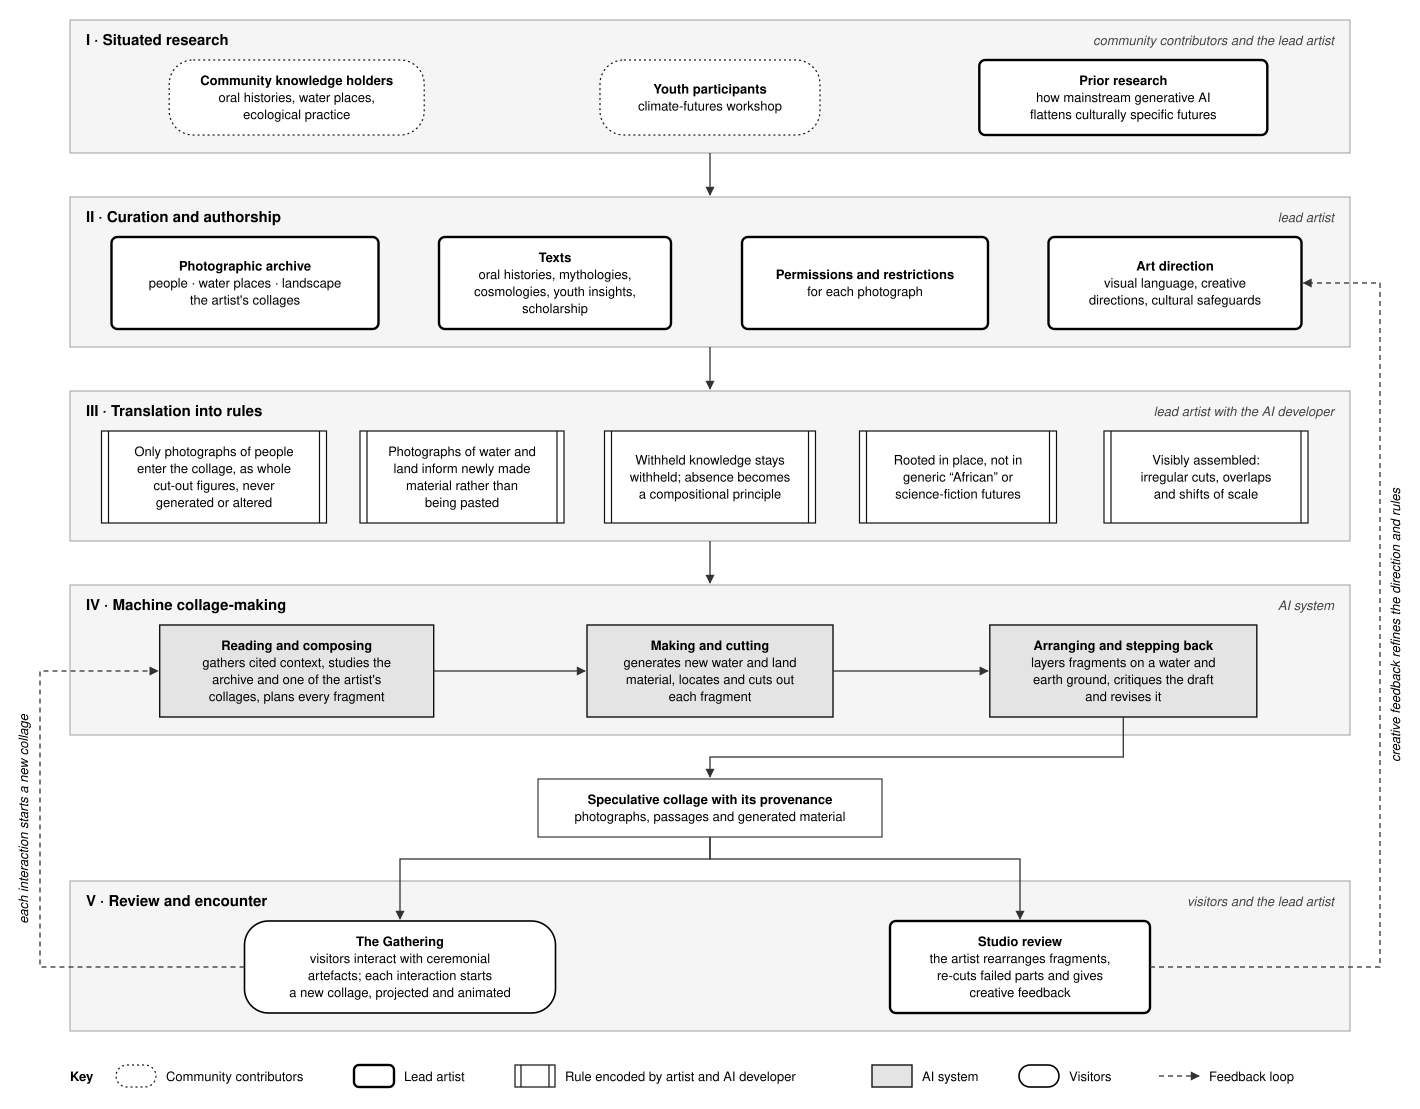

Recreate this plot in Python.
"""Draw Figure 3 (artistic process with the AI process) as a hand-laid-out SVG.

Mermaid's automatic layouts reorder the phases around the two feedback loops,
so this figure places every element explicitly. Style matches figures 1 and 2.
Run: python3 diagrams/fig3-artistic-process.py  (writes fig3-artistic-process.svg)
"""
from pathlib import Path

from svgfig import Figure, size

W = 1420
BAND_X, BAND_W = 70, W - 140          # loop lanes run in the side margins
LEFT_LANE, RIGHT_LANE = 40, W - 40

# (style, lines, first line bold)
BANDS = [
    ("I", "Situated research", "community contributors and the lead artist", [
        ("community", ["Community knowledge holders", "oral histories, water places,", "ecological practice"], True),
        ("community", ["Youth participants", "climate-futures workshop"], True),
        ("artist", ["Prior research", "how mainstream generative AI", "flattens culturally specific futures"], True),
    ]),
    ("II", "Curation and authorship", "lead artist", [
        ("artist", ["Photographic archive", "people · water places · landscape", "the artist's collages"], True),
        ("artist", ["Texts", "oral histories, mythologies,", "cosmologies, youth insights,", "scholarship"], True),
        ("artist", ["Permissions and restrictions", "for each photograph"], True),
        ("artist", ["Art direction", "visual language, creative", "directions, cultural safeguards"], True),
    ]),
    ("III", "Translation into rules", "lead artist with the AI developer", [
        ("rule", ["Only photographs of people", "enter the collage, as whole", "cut-out figures, never", "generated or altered"], False),
        ("rule", ["Photographs of water and", "land inform newly made", "material rather than", "being pasted"], False),
        ("rule", ["Withheld knowledge stays", "withheld; absence becomes", "a compositional principle"], False),
        ("rule", ["Rooted in place, not in", "generic “African” or", "science-fiction futures"], False),
        ("rule", ["Visibly assembled:", "irregular cuts, overlaps", "and shifts of scale"], False),
    ]),
    ("IV", "Machine collage-making", "AI system", [
        ("ai", ["Reading and composing", "gathers cited context, studies the", "archive and one of the artist's", "collages, plans every fragment"], True),
        ("ai", ["Making and cutting", "generates new water and land", "material, locates and cuts out", "each fragment"], True),
        ("ai", ["Arranging and stepping back", "layers fragments on a water and", "earth ground, critiques the draft", "and revises it"], True),
    ]),
]
OUTPUT = ("output", ["Speculative collage with its provenance", "photographs, passages and generated material"], True)
REVIEW = ("V", "Review and encounter", "visitors and the lead artist", [
    ("visitor", ["The Gathering", "visitors interact with ceremonial", "artefacts; each interaction starts", "a new collage, projected and animated"], True),
    ("artist", ["Studio review", "the artist rearranges fragments,", "re-cuts failed parts and gives", "creative feedback"], True),
])

fig = Figure(W)
node, path = fig.node, fig.path

def band(numeral, title, actors, items, top, chain=False):
    heights = [size(lines, bold)[1] for _, lines, bold in items]
    row_h = max(heights)
    h = 40 + row_h + 18
    fig.group(BAND_X, top, BAND_W, h, f"{numeral} · {title}", actors)
    slot = (BAND_W - 40) / len(items)
    nodes = [node(style, lines, bold, BAND_X + 20 + (i + 0.5) * slot, top + 40, row_h)
             for i, (style, lines, bold) in enumerate(items)]
    if chain:
        for a, b in zip(nodes, nodes[1:]):
            path([(a["x"] + a["w"], a["cy"]), (b["x"] - 2, b["cy"])])
    return nodes, top + h

GAP = 44
y = 20
rows = []
for i, (numeral, title, actors, items) in enumerate(BANDS):
    if i:
        path([(W / 2, y), (W / 2, y + GAP - 2)])
        y += GAP
    nodes, bottom = band(numeral, title, actors, items, y, chain=numeral == "IV")
    rows.append(nodes)
    y = bottom

# Machine output, then the two kinds of review.
arrange = rows[3][2]
out_top = y + GAP
path([(arrange["cx"], arrange["y"] + arrange["h"]), (arrange["cx"], y + GAP / 2), (W / 2, y + GAP / 2), (W / 2, out_top - 2)])
out = node(*OUTPUT, W / 2, out_top)
y = out_top + out["h"]
review_top = y + GAP
review, review_bottom = band(*REVIEW, review_top)
for target in review:
    path([(W / 2, y), (W / 2, y + GAP / 2), (target["cx"], y + GAP / 2), (target["cx"], target["y"] - 2)])

# Loops: each visitor interaction restarts the making; studio feedback returns to the art direction.
gathering, studio = review
reading, art_direction = rows[3][0], rows[1][3]
path([(gathering["x"], gathering["cy"]), (LEFT_LANE, gathering["cy"]), (LEFT_LANE, reading["cy"]), (reading["x"] - 2, reading["cy"])], dashed=True)
path([(studio["x"] + studio["w"], studio["cy"]), (RIGHT_LANE, studio["cy"]), (RIGHT_LANE, art_direction["cy"]), (art_direction["x"] + art_direction["w"] + 2, art_direction["cy"])], dashed=True)
mid = (gathering["cy"] + reading["cy"]) / 2
fig.label(LEFT_LANE - 12, mid, "each interaction starts a new collage", rotate=-90)
mid = (studio["cy"] + art_direction["cy"]) / 2
fig.label(RIGHT_LANE + 20, mid, "creative feedback refines the direction and rules", rotate=-90)

# Key.
key_y = review_bottom + 34
fig.key(BAND_X, key_y, [("community", "Community contributors"), ("artist", "Lead artist"), ("rule", "Rule encoded by artist and AI developer"), ("ai", "AI system"), ("visitor", "Visitors")], "Feedback loop")
fig.save(Path(__file__).with_name("fig3-artistic-process.svg"), key_y + 44)
